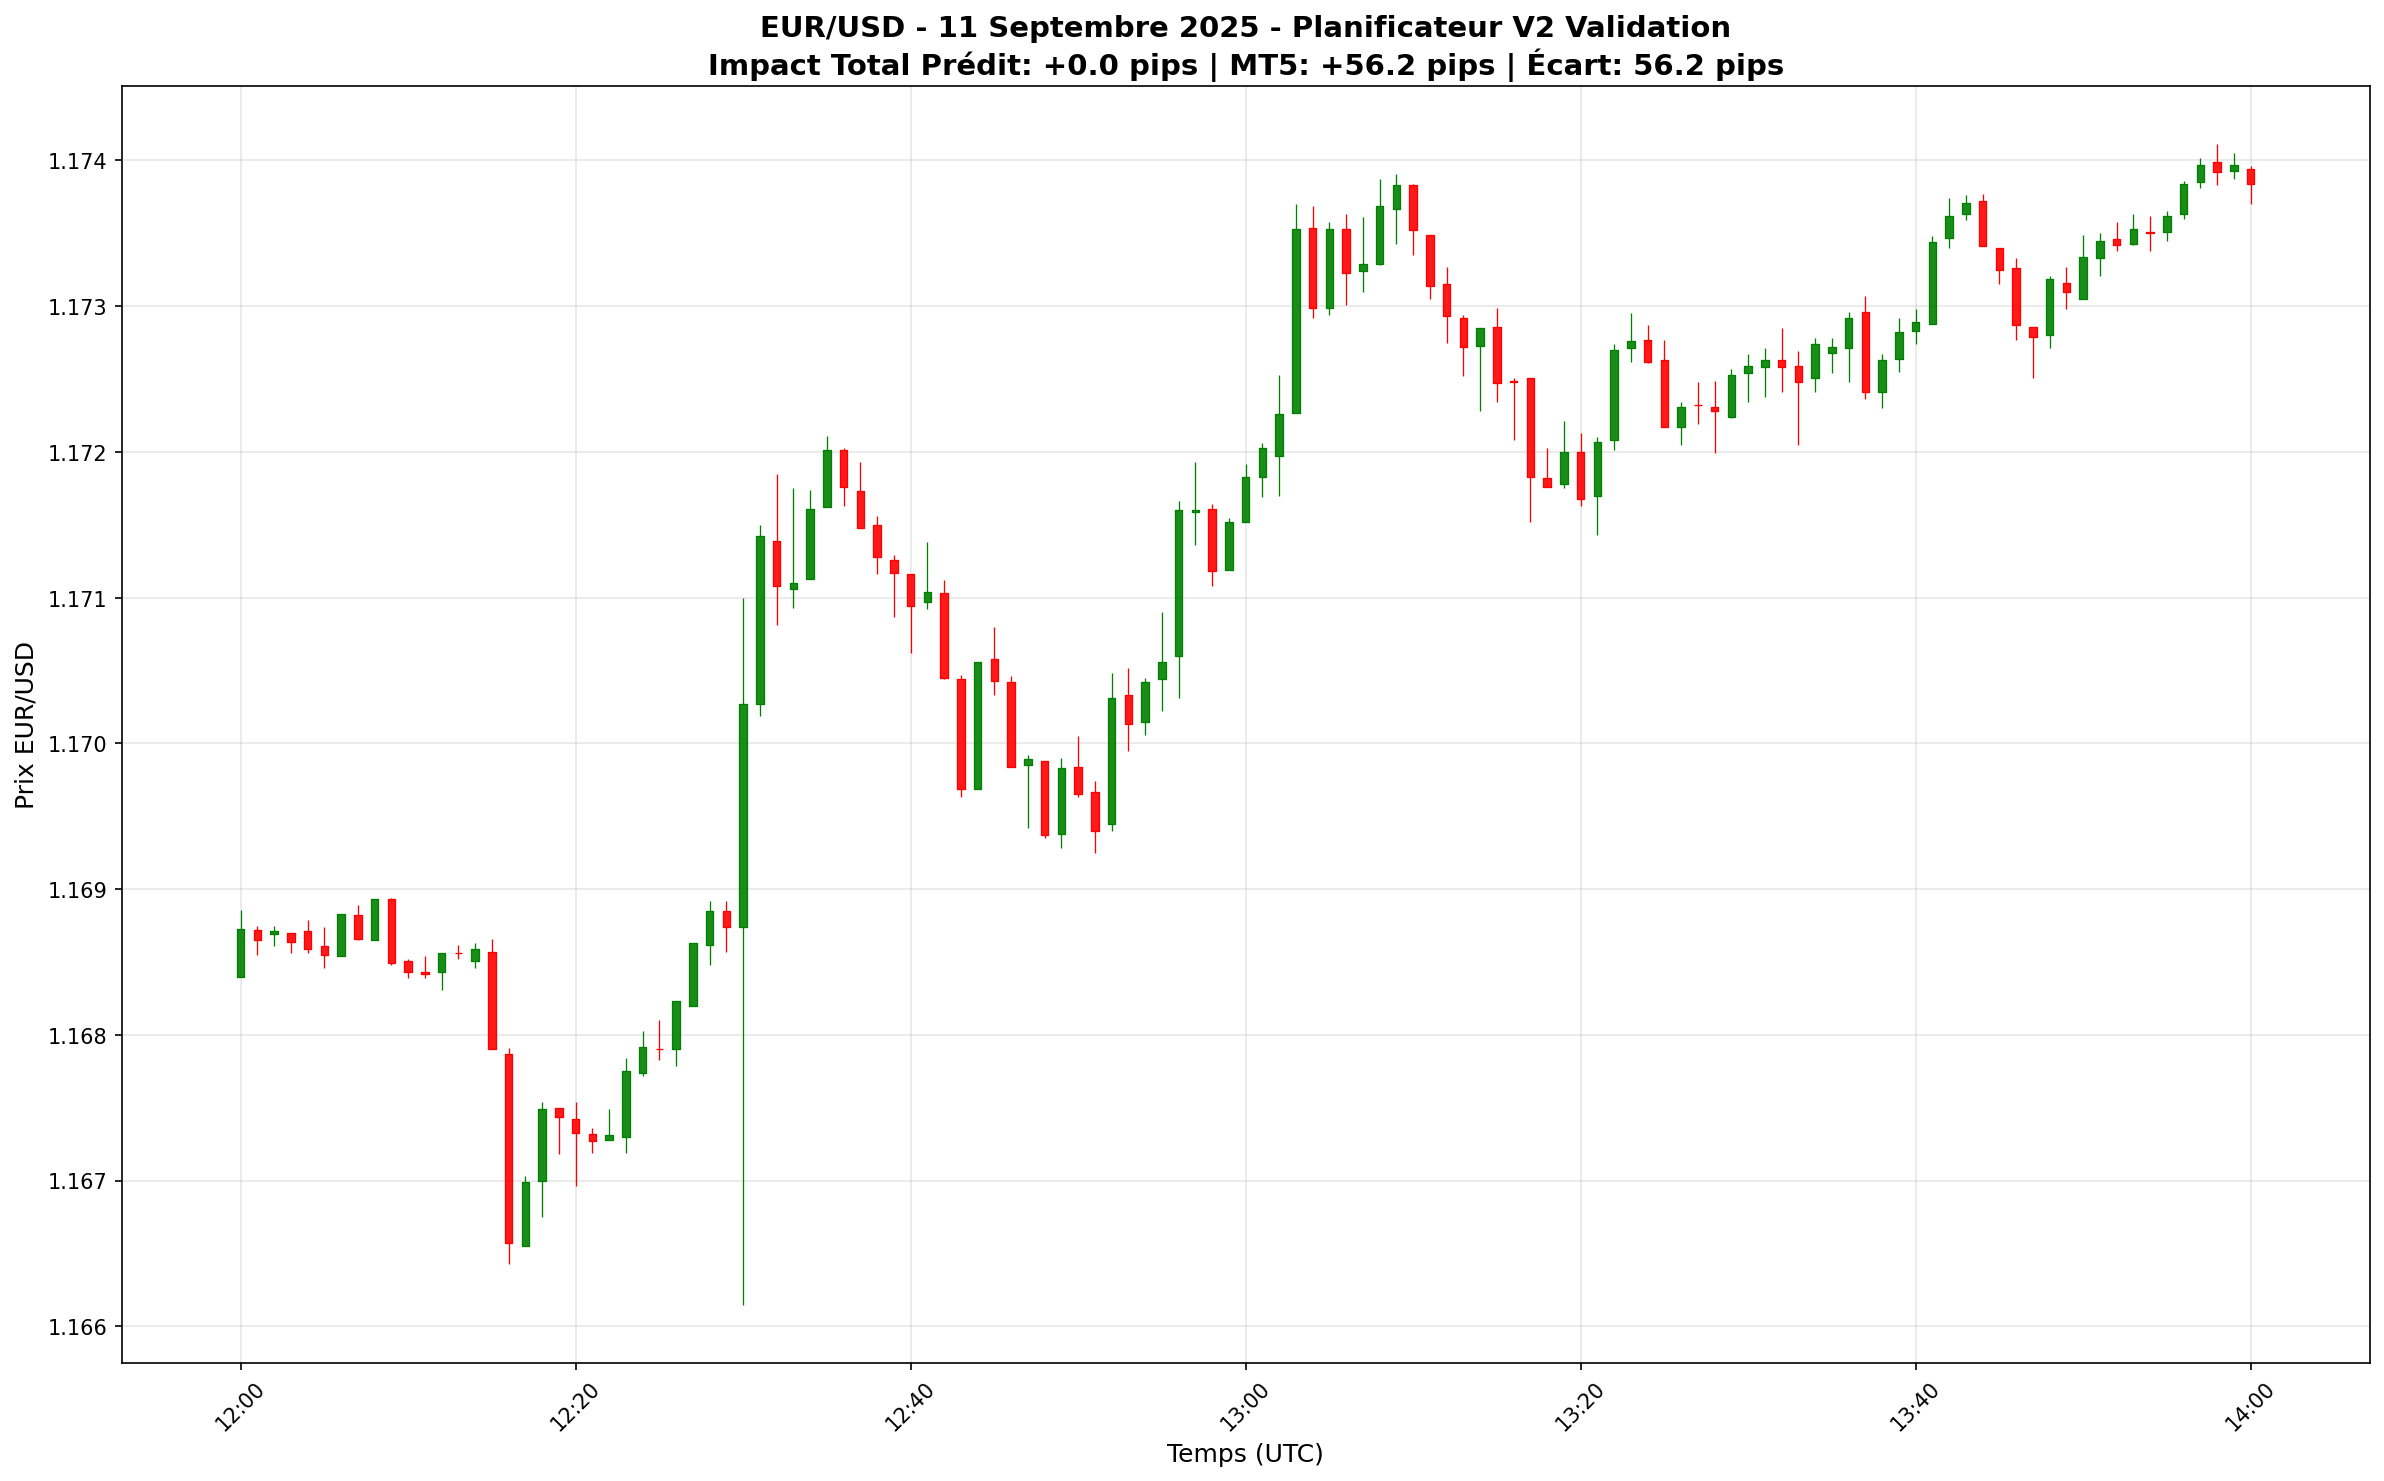

Reproduce this figure in Python.
"""
PLANIFICATEUR 11 SEPTEMBRE 2025 - VERSION 2 VALIDATION

Script de validation du planificateur multi-événements.
Utilise les 4 formules validées de formulas_validated.py.

Objectif : Reproduire le graphique du 11 septembre avec :
- Graphique en chandeliers
- Toutes les métriques (impact, latence, TTR, pullback, phases, stabilisation)
- Export CSV des résultats
- Comparaison avec MT5

Données : 11 septembre 2025 hardcodé
Phase : VALIDATION avant interface évoluée

Date : 23 octobre 2025 - Session 58
Auteur : André Valentin avec Claude
"""

import sys
from pathlib import Path
from datetime import datetime, timedelta
import duckdb
import pandas as pd
import matplotlib.pyplot as plt
import mplfinance as mpf
import warnings
warnings.filterwarnings('ignore')

# Ajouter chemins
project_root = Path(__file__).parent
sys.path.insert(0, str(project_root / "fx_impact_app"))
sys.path.insert(0, str(project_root / "fx_impact_app" / "src"))

from config import get_db_path
from formulas_validated import (
    calculate_adjusted_empirical_score,
    calculate_impact_d,
    calculate_ttr_c,
    calculate_pullback_v2
)

# =============================================================================
# CONFIGURATION
# =============================================================================

# Cas d'école : 11 septembre 2025
# NOTE: La DB stocke en heure Berne (CEST = UTC+2), pas en UTC pur
EVENT_DATE = "2025-09-11"
EVENT_TIME_BERNE_1 = "14:30:00"  # 14:30 Berne - Annonces US (CPI, Jobless Claims, etc.) - 15 événements
EVENT_TIME_BERNE_2 = "17:30:00"  # 17:30 Berne - Other (2 événements)

# Valeurs de référence MT5
REFERENCE_MT5 = {
    'start_price': 1.16816,      # 12:30:00
    'peak_price': 1.17190,       # 12:35:00 (TTR)
    'pullback_price': 1.16919,   # 12:45:00 (après pullback)
    'final_price': 1.17378,      # 13:10:00 (stabilisation)
    'phase1_pips': 37.4,
    'pullback_pips': 27.1,
    'phase2_pips': 45.9,
    'total_pips': 56.2
}

# Sentiment des familles d'événements
FAMILY_SENTIMENT = {
    'GDP': 1, 'GDP_Growth_Rate': 1, 'GDP_Sales': 1,
    'PMI': 1, 'PMI_Composite': 1, 'PMI_Manufacturing': 1, 'PMI_Services': 1,
    'CPI': 1, 'CPI_Core': 1, 'PPI': 1,
    'Unemployment_Rate': -1, 'Jobless_Claims': -1,
    'NFP': 1, 'Payrolls': 1,
    'Retail_Sales': 1, 'Consumer_Confidence': 1,
    'Industrial_Production': 1, 'Inflation_Rate': 1,
    'Interest_Rate': 1, 'Trade_Balance': 1, 'Current_Account': 1,
}

def get_event_direction(family: str, surprise: float) -> int:
    """Détermine direction selon surprise et sentiment famille."""
    if abs(surprise) < 0.01:
        return 1
    sentiment = FAMILY_SENTIMENT.get(family, 1)
    return sentiment if surprise > 0 else -sentiment

# =============================================================================
# CHARGEMENT DONNÉES
# =============================================================================

def load_events_11sept():
    """Charge les événements du 11 septembre depuis DB."""
    db_path = get_db_path()
    conn = duckdb.connect(str(db_path))
    
    query = f"""
    SELECT 
        e.event_key,
        e.country,
        e.event_title,
        e.ts_utc as event_datetime,
        e.actual,
        e.estimate as forecast,
        e.label as family,
        ef.empirical_score,
        ef.latency_median,
        ef.ttr_median
    FROM events e
    LEFT JOIN event_families ef 
        ON e.event_key = ef.event_key 
        AND e.country = ef.country
    WHERE DATE(e.ts_utc) = '{EVENT_DATE}'
        AND e.country = 'US'
        AND e.actual IS NOT NULL
        AND ef.empirical_score IS NOT NULL
    ORDER BY e.ts_utc
    """
    
    df = conn.execute(query).df()
    conn.close()
    
    # Calculer surprise
    df['surprise'] = df['actual'] - df['forecast']
    df['surprise_pct'] = ((df['actual'] - df['forecast']).abs() / df['forecast'].abs() * 100)
    df['surprise_pct'] = df['surprise_pct'].fillna(0)
    
    print(f"✅ {len(df)} événements chargés")
    return df

def load_prices_11sept():
    """Charge les prix du 11 septembre depuis DB."""
    db_path = get_db_path()
    conn = duckdb.connect(str(db_path))
    
    # Charger de 12:00 à 14:00 UTC (10:00 à 16:00 Berne)
    query = f"""
    SELECT 
        datetime,
        open,
        high,
        low,
        close,
        volume
    FROM prices_1m
    WHERE DATE(datetime) = '{EVENT_DATE}'
        AND datetime >= '{EVENT_DATE} 12:00:00'
        AND datetime <= '{EVENT_DATE} 14:00:00'
    ORDER BY datetime
    """
    
    df = conn.execute(query).df()
    conn.close()
    
    if not df.empty:
        df['datetime'] = pd.to_datetime(df['datetime'])
        df.set_index('datetime', inplace=True)
    
    print(f"✅ {len(df)} chandeliers chargés")
    return df

# =============================================================================
# CALCUL PHASES
# =============================================================================

def calculate_phases_with_validated_formulas(events_df):
    """
    Calcule les phases en utilisant les formules validées.
    
    Returns:
        dict avec toutes les métriques calculées
    """
    print("\n" + "="*80)
    print("📊 CALCUL DES PHASES - FORMULES VALIDÉES")
    print("="*80)
    
    # Séparer événements par horaire
    events_1230 = events_df[events_df['event_datetime'].dt.strftime('%H:%M:%S') == EVENT_TIME_UTC_1]
    events_1245 = events_df[events_df['event_datetime'].dt.strftime('%H:%M:%S') == EVENT_TIME_UTC_2]
    
    print(f"\n📅 Événements 12:30 UTC : {len(events_1230)}")
    print(f"📅 Événements 12:45 UTC : {len(events_1245)}")
    
    # =========================================================================
    # PHASE 1 : Événements 12:30
    # =========================================================================
    
    print("\n" + "-"*80)
    print("🚀 PHASE 1 - Événements 12:30 UTC")
    print("-"*80)
    
    contributions_phase1 = []
    phase1_surprises = []
    phase1_details = []
    
    for idx, event in events_1230.iterrows():
        family = event['family']
        score_base = event['empirical_score']
        surprise = event['surprise']
        surprise_pct = event['surprise_pct']
        
        # 1. Ajuster score selon surprise
        score_adjusted = calculate_adjusted_empirical_score(score_base, surprise_pct)
        
        # 2. Calculer impact brut (formule régression)
        num_events = len(events_1230)
        if num_events >= 2:
            impact_brut = -10.47 + 0.477 * score_adjusted
        else:
            impact_brut = -7.08 + 0.419 * score_adjusted
        
        # 3. Direction avec sentiment
        direction = get_event_direction(family, surprise)
        
        # Contribution vectorielle
        contribution = impact_brut * direction
        contributions_phase1.append(contribution)
        phase1_surprises.append(abs(surprise_pct))
        
        phase1_details.append({
            'family': family,
            'score_base': score_base,
            'surprise_pct': surprise_pct,
            'score_adjusted': score_adjusted,
            'impact_brut': impact_brut,
            'direction': 'UP' if direction > 0 else 'DOWN',
            'contribution': contribution
        })
        
        print(f"   {family:30s} | Score: {score_base:5.1f} → {score_adjusted:5.1f} | "
              f"Surprise: {surprise_pct:5.1f}% | Contrib: {contribution:+6.1f} pips")
    
    # Somme vectorielle Phase 1
    impact_phase1_brut = sum(contributions_phase1)
    
    # Amplification selon surprise max
    max_surprise_pct = max(phase1_surprises) if phase1_surprises else 0
    
    if max_surprise_pct <= 5:
        amplification = 1.0
    elif max_surprise_pct <= 15:
        amplification = 1.0 + (max_surprise_pct - 5) / 10 * 1.5
    else:
        amplification = 2.5
    
    # Impact final Phase 1
    impact_phase1 = abs(impact_phase1_brut) * amplification * 0.758
    direction_phase1 = 1 if impact_phase1_brut >= 0 else -1
    
    print(f"\n   📊 Somme vectorielle : {impact_phase1_brut:+.1f} pips")
    print(f"   📊 Surprise max      : {max_surprise_pct:.1f}%")
    print(f"   📊 Amplification     : {amplification:.2f}x")
    print(f"   📊 IMPACT PHASE 1    : {impact_phase1:+.1f} pips ({['DOWN', 'UP'][direction_phase1 > 0]})")
    
    # TTR Phase 1
    latency_median = events_1230['latency_median'].mean() / 60  # secondes → minutes
    ttr_phase1 = calculate_ttr_c(latency_median, max_surprise_pct)
    
    print(f"   ⏱️  Latence médiane   : {latency_median:.1f} min")
    print(f"   ⏱️  TTR PHASE 1       : {ttr_phase1:.1f} min")
    
    # =========================================================================
    # PULLBACK : Entre Phase 1 (12:35) et Phase 2 (12:45)
    # =========================================================================
    
    print("\n" + "-"*80)
    print("📉 PULLBACK - 12:35 → 12:45")
    print("-"*80)
    
    # Temps écoulé : 10 minutes entre peak (12:35) et event 2 (12:45)
    minutes_since_peak = 10
    minutes_to_next_phase = 15  # 12:30 → 12:45
    
    pullback_pips = calculate_pullback_v2(
        phase1_impact=impact_phase1,
        minutes_since_peak=minutes_since_peak,
        minutes_to_next_phase=minutes_to_next_phase
    )
    
    print(f"   📊 Impact Phase 1     : {impact_phase1:.1f} pips")
    print(f"   ⏱️  Minutes depuis peak : {minutes_since_peak} min")
    print(f"   ⏱️  Intervalle phases   : {minutes_to_next_phase} min")
    print(f"   📉 PULLBACK          : {pullback_pips:.1f} pips")
    
    # =========================================================================
    # PHASE 2 : Événements 12:45
    # =========================================================================
    
    print("\n" + "-"*80)
    print("🚀 PHASE 2 - Événements 12:45 UTC")
    print("-"*80)
    
    if len(events_1245) > 0:
        contributions_phase2 = []
        phase2_surprises = []
        phase2_details = []
        
        for idx, event in events_1245.iterrows():
            family = event['family']
            score_base = event['empirical_score']
            surprise = event['surprise']
            surprise_pct = event['surprise_pct']
            
            # 1. Ajuster score
            score_adjusted = calculate_adjusted_empirical_score(score_base, surprise_pct)
            
            # 2. Calculer impact brut
            num_events = len(events_1245)
            if num_events >= 2:
                impact_brut = -10.47 + 0.477 * score_adjusted
            else:
                impact_brut = -7.08 + 0.419 * score_adjusted
            
            # 3. Direction
            direction = get_event_direction(family, surprise)
            
            contribution = impact_brut * direction
            contributions_phase2.append(contribution)
            phase2_surprises.append(abs(surprise_pct))
            
            phase2_details.append({
                'family': family,
                'score_base': score_base,
                'surprise_pct': surprise_pct,
                'score_adjusted': score_adjusted,
                'impact_brut': impact_brut,
                'direction': 'UP' if direction > 0 else 'DOWN',
                'contribution': contribution
            })
            
            print(f"   {family:30s} | Score: {score_base:5.1f} → {score_adjusted:5.1f} | "
                  f"Surprise: {surprise_pct:5.1f}% | Contrib: {contribution:+6.1f} pips")
        
        # Somme vectorielle Phase 2
        impact_phase2_brut = sum(contributions_phase2)
        
        # Amplification
        max_surprise_pct_2 = max(phase2_surprises) if phase2_surprises else 0
        
        if max_surprise_pct_2 <= 5:
            amplification_2 = 1.0
        elif max_surprise_pct_2 <= 15:
            amplification_2 = 1.0 + (max_surprise_pct_2 - 5) / 10 * 1.5
        else:
            amplification_2 = 2.5
        
        impact_phase2 = abs(impact_phase2_brut) * amplification_2 * 0.758
        direction_phase2 = 1 if impact_phase2_brut >= 0 else -1
        
        print(f"\n   📊 Somme vectorielle : {impact_phase2_brut:+.1f} pips")
        print(f"   📊 Surprise max      : {max_surprise_pct_2:.1f}%")
        print(f"   📊 Amplification     : {amplification_2:.2f}x")
        print(f"   📊 IMPACT PHASE 2    : {impact_phase2:+.1f} pips ({['DOWN', 'UP'][direction_phase2 > 0]})")
        
        # TTR Phase 2
        latency_median_2 = events_1245['latency_median'].mean() / 60
        ttr_phase2 = calculate_ttr_c(latency_median_2, max_surprise_pct_2)
        
        print(f"   ⏱️  Latence médiane   : {latency_median_2:.1f} min")
        print(f"   ⏱️  TTR PHASE 2       : {ttr_phase2:.1f} min")
    else:
        impact_phase2 = 0
        direction_phase2 = 1
        ttr_phase2 = 0
        phase2_details = []
    
    # =========================================================================
    # IMPACT TOTAL
    # =========================================================================
    
    print("\n" + "="*80)
    print("📊 RÉSUMÉ GLOBAL")
    print("="*80)
    
    # Impact net total (vectoriel)
    impact_total = (impact_phase1 * direction_phase1) - pullback_pips + (impact_phase2 * direction_phase2)
    
    print(f"\n   Phase 1 (12:30-12:35) : {impact_phase1 * direction_phase1:+.1f} pips")
    print(f"   Pullback (12:35-12:45): {-pullback_pips:+.1f} pips")
    print(f"   Phase 2 (12:45-13:10) : {impact_phase2 * direction_phase2:+.1f} pips")
    print(f"   " + "-"*50)
    print(f"   IMPACT TOTAL          : {impact_total:+.1f} pips")
    print(f"\n   🎯 Référence MT5      : {REFERENCE_MT5['total_pips']:+.1f} pips")
    print(f"   📊 Écart              : {abs(impact_total - REFERENCE_MT5['total_pips']):.1f} pips")
    
    # Retourner toutes les métriques
    return {
        'phase1': {
            'impact': impact_phase1 * direction_phase1,
            'impact_abs': impact_phase1,
            'direction': direction_phase1,
            'ttr': ttr_phase1,
            'latency': latency_median,
            'surprise_max': max_surprise_pct,
            'amplification': amplification,
            'details': phase1_details
        },
        'pullback': {
            'pips': pullback_pips,
            'minutes_since_peak': minutes_since_peak
        },
        'phase2': {
            'impact': impact_phase2 * direction_phase2,
            'impact_abs': impact_phase2,
            'direction': direction_phase2,
            'ttr': ttr_phase2 if len(events_1245) > 0 else 0,
            'details': phase2_details
        },
        'total': {
            'impact': impact_total,
            'reference_mt5': REFERENCE_MT5['total_pips'],
            'error': abs(impact_total - REFERENCE_MT5['total_pips'])
        }
    }

# =============================================================================
# GRAPHIQUE CHANDELIERS
# =============================================================================

def plot_candlestick_chart(prices_df, metrics):
    """Génère graphique chandeliers avec annotations."""
    print("\n" + "="*80)
    print("📈 GÉNÉRATION GRAPHIQUE CHANDELIERS")
    print("="*80)
    
    if prices_df.empty:
        print("❌ Pas de données de prix disponibles")
        return
    
    # Créer figure
    fig, ax = plt.subplots(figsize=(16, 10))
    
    # Style chandeliers
    mc = mpf.make_marketcolors(
        up='green', down='red',
        edge='inherit',
        wick='inherit',
        volume='in'
    )
    s = mpf.make_mpf_style(marketcolors=mc, gridstyle='--', gridcolor='lightgray')
    
    # Tracer chandeliers
    mpf.plot(
        prices_df,
        type='candle',
        style=s,
        ax=ax,
        volume=False,
        show_nontrading=False
    )
    
    # Annoter événements clés
    event_times = {
        '12:30': 'Phase 1 Start',
        '12:35': 'TTR Phase 1',
        '12:45': 'Phase 2 Start',
        '13:10': 'Stabilisation'
    }
    
    for time_str, label in event_times.items():
        time_obj = pd.Timestamp(f'{EVENT_DATE} {time_str}:00')
        if time_obj in prices_df.index:
            idx = prices_df.index.get_loc(time_obj)
            price = prices_df.loc[time_obj, 'close']
            ax.axvline(x=idx, color='blue', linestyle='--', alpha=0.5, linewidth=1)
            ax.text(idx, price, f' {label}', rotation=90, va='bottom', fontsize=8)
    
    # Titre et labels
    ax.set_title(
        f'EUR/USD - 11 Septembre 2025 - Planificateur V2 Validation\n'
        f'Impact Total Prédit: {metrics["total"]["impact"]:+.1f} pips | '
        f'MT5: {metrics["total"]["reference_mt5"]:+.1f} pips | '
        f'Écart: {metrics["total"]["error"]:.1f} pips',
        fontsize=14,
        fontweight='bold'
    )
    ax.set_xlabel('Temps (UTC)', fontsize=12)
    ax.set_ylabel('Prix EUR/USD', fontsize=12)
    
    # Grille
    ax.grid(True, alpha=0.3)
    
    # Sauvegarder
    output_path = project_root / 'planificateur_11sept_v2_validation.png'
    plt.tight_layout()
    plt.savefig(output_path, dpi=150, bbox_inches='tight')
    print(f"\n✅ Graphique sauvegardé : {output_path}")
    
    plt.close()

# =============================================================================
# EXPORT CSV
# =============================================================================

def export_results_to_csv(metrics):
    """Exporte tous les résultats en CSV."""
    print("\n" + "="*80)
    print("💾 EXPORT CSV")
    print("="*80)
    
    # Phase 1
    df_phase1 = pd.DataFrame(metrics['phase1']['details'])
    df_phase1.to_csv(
        project_root / 'planificateur_11sept_phase1_details.csv',
        index=False
    )
    print("✅ Phase 1 détails exportés")
    
    # Phase 2
    if metrics['phase2']['details']:
        df_phase2 = pd.DataFrame(metrics['phase2']['details'])
        df_phase2.to_csv(
            project_root / 'planificateur_11sept_phase2_details.csv',
            index=False
        )
        print("✅ Phase 2 détails exportés")
    
    # Résumé global
    summary = {
        'Métrique': [
            'Phase 1 Impact (pips)',
            'Phase 1 TTR (min)',
            'Pullback (pips)',
            'Phase 2 Impact (pips)',
            'Impact Total Prédit (pips)',
            'Impact Total MT5 (pips)',
            'Écart (pips)',
            'Précision (%)'
        ],
        'Valeur': [
            metrics['phase1']['impact'],
            metrics['phase1']['ttr'],
            metrics['pullback']['pips'],
            metrics['phase2']['impact'],
            metrics['total']['impact'],
            metrics['total']['reference_mt5'],
            metrics['total']['error'],
            100 - (metrics['total']['error'] / metrics['total']['reference_mt5'] * 100)
        ]
    }
    
    df_summary = pd.DataFrame(summary)
    df_summary.to_csv(
        project_root / 'planificateur_11sept_summary.csv',
        index=False
    )
    print("✅ Résumé global exporté")

# =============================================================================
# MAIN
# =============================================================================

def main():
    print("\n" + "="*80)
    print("🚀 PLANIFICATEUR 11 SEPTEMBRE 2025 - VERSION 2 VALIDATION")
    print("="*80)
    print(f"\n📅 Date : {EVENT_DATE}")
    print(f"⏰ Événements : {EVENT_TIME_UTC_1} et {EVENT_TIME_UTC_2} UTC")
    print(f"🎯 Objectif : Validation graphique + métriques complètes")
    
    # 1. Charger données
    print("\n📂 CHARGEMENT DONNÉES...")
    events_df = load_events_11sept()
    prices_df = load_prices_11sept()
    
    # 2. Calculer phases
    metrics = calculate_phases_with_validated_formulas(events_df)
    
    # 3. Générer graphique
    plot_candlestick_chart(prices_df, metrics)
    
    # 4. Export CSV
    export_results_to_csv(metrics)
    
    print("\n" + "="*80)
    print("✅ VALIDATION TERMINÉE")
    print("="*80)
    print("\n📁 Fichiers générés :")
    print("   - planificateur_11sept_v2_validation.png")
    print("   - planificateur_11sept_phase1_details.csv")
    print("   - planificateur_11sept_phase2_details.csv")
    print("   - planificateur_11sept_summary.csv")
    print("\n🎯 Prochaine étape : Validation visuelle avec MT5")
    print("="*80 + "\n")

if __name__ == "__main__":
    main()
